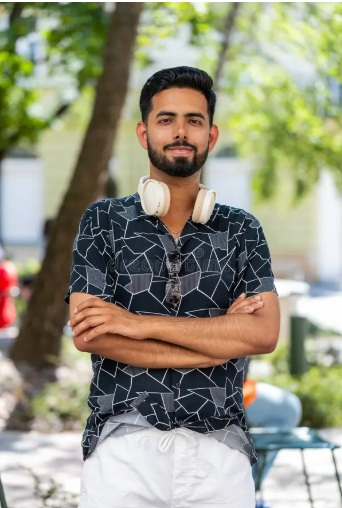
#> input picture 07_Gaussian_Smoothing/input2.jpg, 342 x 508 px
$ python program.py
#> lines starting #> are read from the running program, lines starting #| are printed output that depends on the picture
import cv2
import numpy as np
img = cv2.imread("input2.jpg",0)
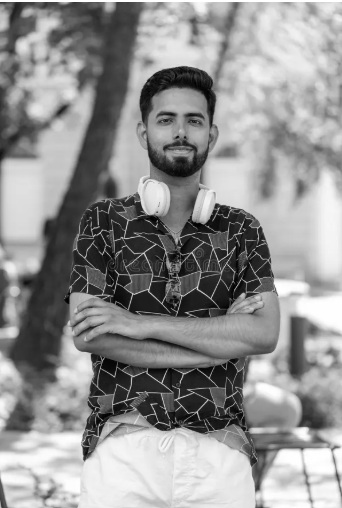
#> img: shape (508, 342); min 0, max 255, mean 146
gaussian = cv2.GaussianBlur(img,(9,9),0)
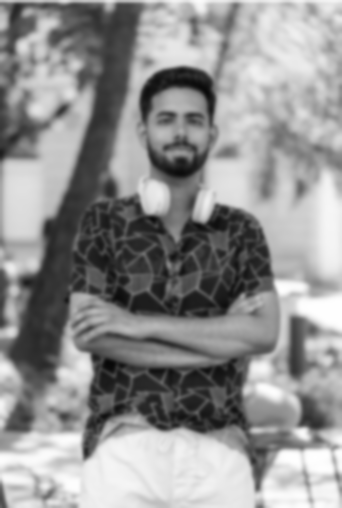
#> gaussian: shape (508, 342); min 8, max 255, mean 146
cv2.imshow("output.png",img)
cv2.imshow("GaussianBlur",gaussian)
cv2.imwrite("output.png",gaussian)
cv2.waitKey(0)
cv2.destroyAllWindows()
